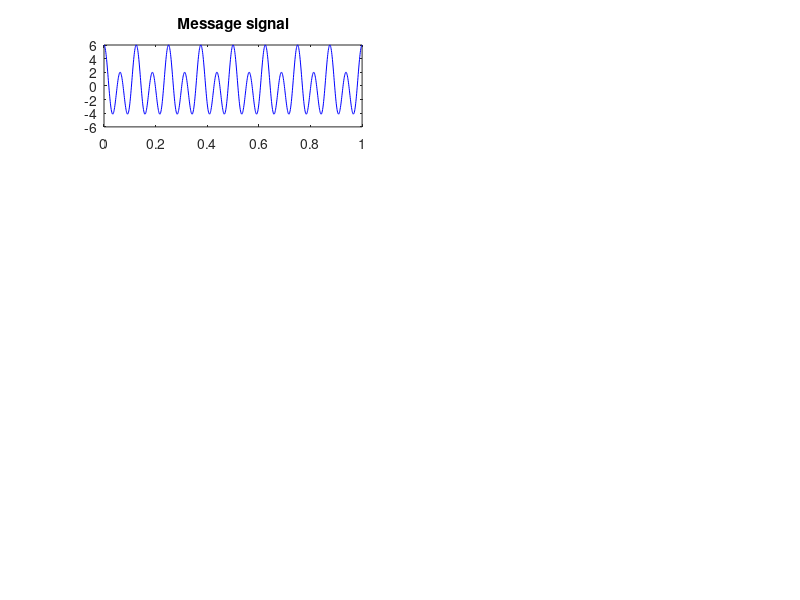

MATLAB code for this plot: (Note: this script raises an error after producing the figure.)
% This document was made based on online resources.
clear all
clc

A1 = 1;
Am1 = 2;
Am2 = 4;
fm1 = 8; %Hz
fm2 = 16; %Hz
Fs = 1000; %Hz 
Ts = 1/Fs;
t = 0:Ts:(1-Ts);
m_t = Am1*cos(2*pi*fm1*t) + Am2*cos(2*pi*fm2*t); 
figure(1);
subplot(4,2,1);
plot(t,m_t, 'b-');
title('Message signal');

[FT_spec,freq_axis] = centeredFFT(m_t,Fs);
subplot(4,2,2)
stem(freq_axis, abs(FT_spec));
title('Spectrum of the message signal');
axis([-(fm1+5) (fm1+5) 0 1]);

%Carrier signal
Ac = 1;
fc = 150; %Hz
Tc = 1/fc;
x_c = Ac*cos(2*pi*fc*t);
subplot(4,2,3);
plot(t, x_c, 'b-');
title('Carrier signal');

[FT_spec,freq_axis] = centeredFFT(x_c,Fs);
subplot(4,2,4)
stem(freq_axis, abs(FT_spec));
axis([-(fc+5) (fc+5) 0 1])
title('Spectrum of the carrier')

%DSB-SC Modulation
x_DSB = m_t.*x_c;
subplot(4,2,5);
plot(t,x_DSB);
title ('DSB-SC Modulated signal')

[FT_spec,freq_axis] = centeredFFT(x_DSB,Fs);
subplot(4,2,6)
stem(freq_axis, abs(FT_spec));
axis([-(fc+fm1+5) +(fc+fm1+5) 0 1])
title ('Spectrum of the DSB-SC signal')

% DSB Demodulation
x_c1  = Ac*cos(2*pi*fc*t);
x_demod_temp = x_DSB.*x_c1*2;
win_length = 10;
f_cut = fm1+10 ; %Cut-off frquency
LPF_ed = myLPF(f_cut, Fs, x_demod_temp, win_length);
subplot(4,2,7);
plot(t, LPF_ed, 'r-'); %There is a non-ideal part (time-shift, etc) caused by digital filtering
axis([0 1 -5 10])
title('Demodulated signal (recovering m(t))');